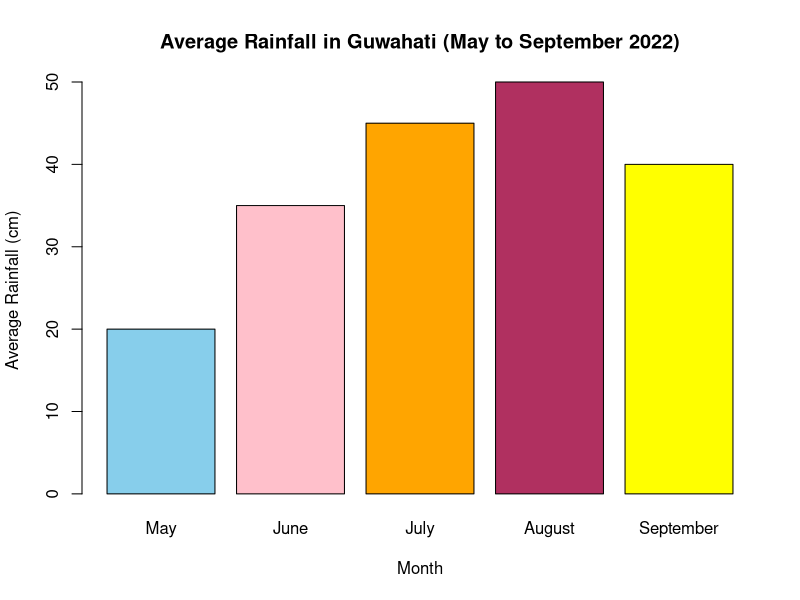
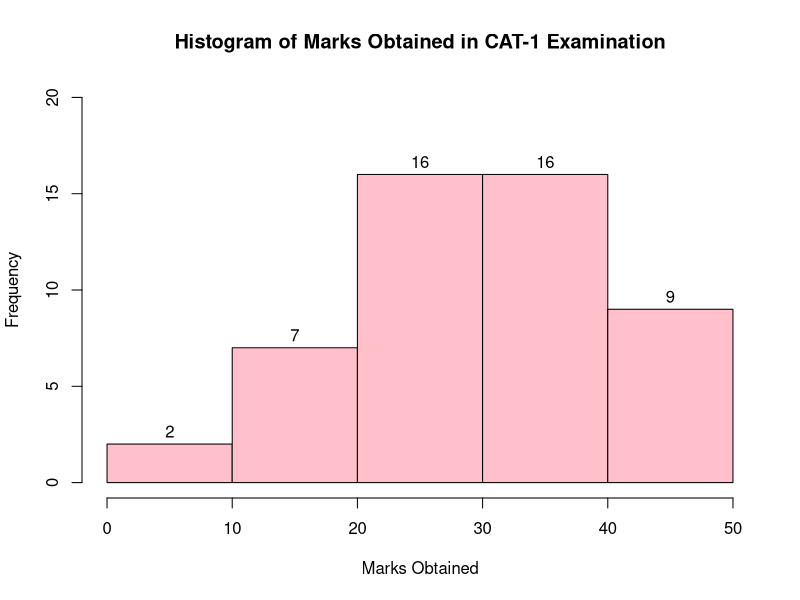
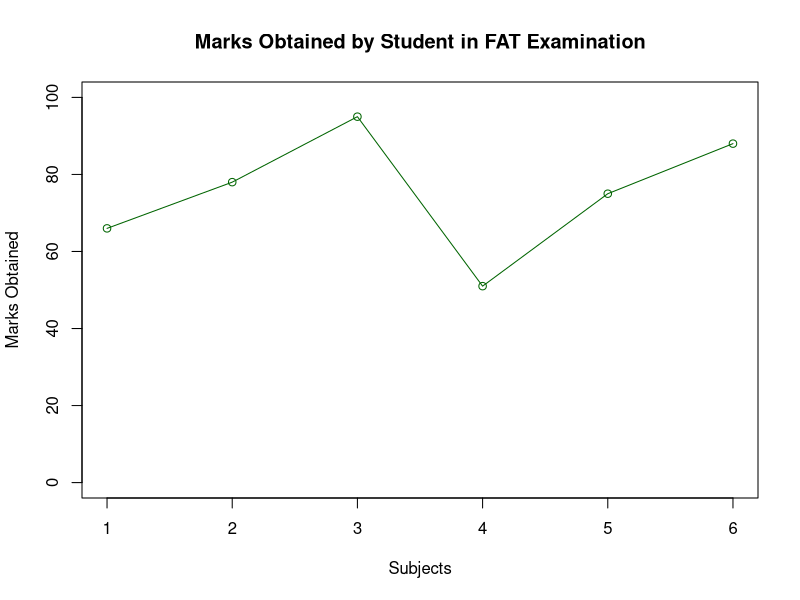

The R script that drew these images, in order:
#Draw a bar plot displaying the average rainfall(in cm) of Guwahati (Assam)
#for the months of May, June, July, August and September 2022

# Sample data for average rainfall in Guwahati for May to September 2022
months <- c("May", "June", "July", "August", "September")
rainfall <- c(20, 35, 45, 50, 40)  # in cm

# Create a bar plot
barplot(rainfall, 
        names.arg = months,  # Set the x-axis labels
        xlab = "Month",      # Label for x-axis
        ylab = "Average Rainfall (cm)",  # Label for y-axis
        main = "Average Rainfall in Guwahati (May to September 2022)",  # Plot title
        col = c("skyblue","pink","orange", "maroon", "yellow"),   # Color of bars
        border = "black",    # Border color of bars  
)

#Draw a histogram showing the marks obtained (out of) by 50 students in the
#CAT-1 examination of Applied Statistics course.

# Sample data for marks obtained by 50 students
marks <- c(15, 18, 22, 24, 25, 27, 29, 31, 32, 33,
           35, 36, 37, 38, 4, 42, 43, 45, 47, 48,
           17, 18, 21, 23, 24, 26, 27, 30, 31, 32,
           34, 35, 36, 37, 39, 41, 2, 44, 46, 48,
           19, 20, 20, 23, 25, 28, 29, 30, 33, 34)

# Create histogram with custom breaks
hist(marks, breaks = c(0, 10, 20, 30, 40, 50), 
     xlab = "Marks Obtained", 
     ylab = "Frequency", 
     main = "Histogram of Marks Obtained in CAT-1 Examination",
     col = "pink", 
     border = "black",
     xlim = c(0, 50),
     ylim = c(0, 20),
     labels = TRUE
)

#Using plot() function show the marks obtained by a student in FAT examination
#for 6 different subjects
# Sample data for marks obtained by a student in 6 different subjects
subjects <- c(1,2,3,4,5,6)
marks <- c(66, 78, 95, 51, 75, 88)  # Marks obtained out of 100

# Create plot
plot(subjects, marks,
     type = "o",              # 'o' for both points and lines
     col = "darkgreen",            # Color of points and lines
     xlim = c(1,6),         # Set x-axis limits
     ylim = c(0, 100),        # Set y-axis limits
     xlab = "Subjects",       # Label for x-axis
     ylab = "Marks Obtained", # Label for y-axis
     main = "Marks Obtained by Student in FAT Examination"  # Plot title
)
